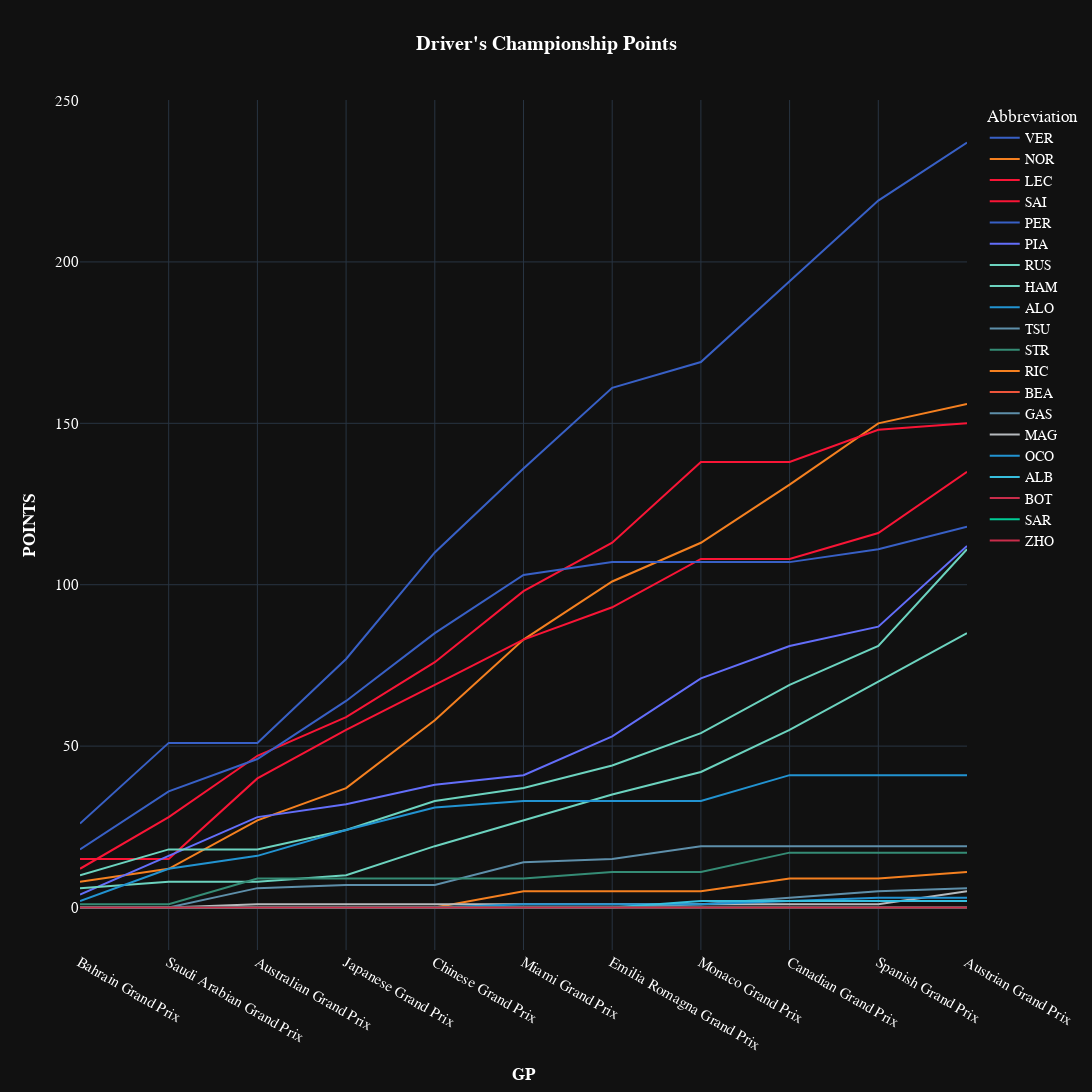

Write notebook code for a chart like this one.
### Code cell
fig=px.line(
    points_table,
    y="cumsum",
    x='GP',
    # text='cumsum',
    # text='LapTimeDelta2',
    color='Abbreviation',
    title="<b>Driver's Championship Points</b>",
    height=1200, width=1600    ,
    template="plotly_dark",

           color_discrete_map={
                 "ALB": "#64C4FF",
                 "ALO": "#229971",
                 "BOT": "#52e252",
                 "GAS": "#0093cc",
                 "HAM": "#27F4D2",
                 "HUL": "#B6BABD",
                 "LEC": "#E80020",
                 "MAG": "#B6BABD",
                 "NOR": "#FF8000",
                 "OCO": "#0093cc",
                 "PER": "#3671C6",
                 "PIA": "#FF8000",
                 "RIC": "#6692FF",
                 "RUS": "#27F4D2",
                 "SAI": "#E80020",
                 "SAR": "#37BEDD",
                 "STR": "#229971",
                 "TSU": "#6692FF",
                 "VER": "#3671C6",
                 "ZHO": "#52e252"
          }
)

fig.update_layout(
    title_x=0.5,
    hoverlabel=dict(
        bgcolor="white",
        font_size=16,
        font_family="PT Sans Narrow"
    ),
    xaxis_title="<b>GP</b>",
    yaxis_title="<b>POINTS</b>",
    yaxis = dict(tickfont = dict(size=15)),
    xaxis = dict(tickfont = dict(size=15)),
    font=dict(
        family="PT Sans Narrow",
        size=14,
        color="White"
    ),
    title_font_family="PT Sans Narrow"
#  "Arial", "Balto", "Courier New", "Droid Sans", "Droid Serif", "Droid Sans Mono", "Gravitas One", "Old Standard TT", "Open Sans", "Overpass", "PT Sans Narrow", "Raleway", "Times New Roman"
)

fig.show()

### Figure 1 — Plotly figure (JSON) as saved in the notebook; plotly's stock layout.template omitted (floating-point values rounded to 4 significant figures)
{"data": [{"hovertemplate": "Abbreviation=VER<br>GP=%{x}<br>cumsum=%{y}<extra></extra>", "legendgroup": "VER", "line": {"color": "#3860C6", "dash": "solid"}, "marker": {"symbol": "circle"}, "mode": "lines", "name": "VER", "orientation": "v", "showlegend": true, "type": "scatter", "x": ["Bahrain Grand Prix", "Saudi Arabian Grand Prix", "Australian Grand Prix", "Japanese Grand Prix", "Chinese Grand Prix", "Miami Grand Prix", "Emilia Romagna Grand Prix", "Monaco Grand Prix", "Canadian Grand Prix", "Spanish Grand Prix", "Austrian Grand Prix"], "xaxis": "x", "y": [26, 51, 51, 77, 110, 136, 161, 169, 194, 219, 237], "yaxis": "y"}, {"hovertemplate": "Abbreviation=NOR<br>GP=%{x}<br>cumsum=%{y}<extra></extra>", "legendgroup": "NOR", "line": {"color": "#F58020", "dash": "solid"}, "marker": {"symbol": "circle"}, "mode": "lines", "name": "NOR", "orientation": "v", "showlegend": true, "type": "scatter", "x": ["Bahrain Grand Prix", "Saudi Arabian Grand Prix", "Australian Grand Prix", "Japanese Grand Prix", "Chinese Grand Prix", "Miami Grand Prix", "Emilia Romagna Grand Prix", "Monaco Grand Prix", "Canadian Grand Prix", "Spanish Grand Prix", "Austrian Grand Prix"], "xaxis": "x", "y": [8, 12, 27, 37, 58, 83, 101, 113, 131, 150, 156], "yaxis": "y"}, {"hovertemplate": "Abbreviation=LEC<br>GP=%{x}<br>cumsum=%{y}<extra></extra>", "legendgroup": "LEC", "line": {"color": "#F91536", "dash": "solid"}, "marker": {"symbol": "circle"}, "mode": "lines", "name": "LEC", "orientation": "v", "showlegend": true, "type": "scatter", "x": ["Bahrain Grand Prix", "Saudi Arabian Grand Prix", "Australian Grand Prix", "Japanese Grand Prix", "Chinese Grand Prix", "Miami Grand Prix", "Emilia Romagna Grand Prix", "Monaco Grand Prix", "Canadian Grand Prix", "Spanish Grand Prix", "Austrian Grand Prix"], "xaxis": "x", "y": [12, 28, 47, 59, 76, 98, 113, 138, 138, 148, 150], "yaxis": "y"}, {"hovertemplate": "Abbreviation=SAI<br>GP=%{x}<br>cumsum=%{y}<extra></extra>", "legendgroup": "SAI", "line": {"color": "#F91536", "dash": "solid"}, "marker": {"symbol": "circle"}, "mode": "lines", "name": "SAI", "orientation": "v", "showlegend": true, "type": "scatter", "x": ["Bahrain Grand Prix", "Saudi Arabian Grand Prix", "Australian Grand Prix", "Japanese Grand Prix", "Chinese Grand Prix", "Miami Grand Prix", "Emilia Romagna Grand Prix", "Monaco Grand Prix", "Canadian Grand Prix", "Spanish Grand Prix", "Austrian Grand Prix"], "xaxis": "x", "y": [15, 15, 40, 55, 69, 83, 93, 108, 108, 116, 135], "yaxis": "y"}, {"hovertemplate": "Abbreviation=PER<br>GP=%{x}<br>cumsum=%{y}<extra></extra>", "legendgroup": "PER", "line": {"color": "#3860C6", "dash": "solid"}, "marker": {"symbol": "circle"}, "mode": "lines", "name": "PER", "orientation": "v", "showlegend": true, "type": "scatter", "x": ["Bahrain Grand Prix", "Saudi Arabian Grand Prix", "Australian Grand Prix", "Japanese Grand Prix", "Chinese Grand Prix", "Miami Grand Prix", "Emilia Romagna Grand Prix", "Monaco Grand Prix", "Canadian Grand Prix", "Spanish Grand Prix", "Austrian Grand Prix"], "xaxis": "x", "y": [18, 36, 46, 64, 85, 103, 107, 107, 107, 111, 118], "yaxis": "y"}, {"hovertemplate": "Abbreviation=PIA<br>GP=%{x}<br>cumsum=%{y}<extra></extra>", "legendgroup": "PIA", "line": {"color": "#636efa", "dash": "solid"}, "marker": {"symbol": "circle"}, "mode": "lines", "name": "PIA", "orientation": "v", "showlegend": true, "type": "scatter", "x": ["Bahrain Grand Prix", "Saudi Arabian Grand Prix", "Australian Grand Prix", "Japanese Grand Prix", "Chinese Grand Prix", "Miami Grand Prix", "Emilia Romagna Grand Prix", "Monaco Grand Prix", "Canadian Grand Prix", "Spanish Grand Prix", "Austrian Grand Prix"], "xaxis": "x", "y": [4, 16, 28, 32, 38, 41, 53, 71, 81, 87, 112], "yaxis": "y"}, {"hovertemplate": "Abbreviation=RUS<br>GP=%{x}<br>cumsum=%{y}<extra></extra>", "legendgroup": "RUS", "line": {"color": "#6CD3BF", "dash": "solid"}, "marker": {"symbol": "circle"}, "mode": "lines", "name": "RUS", "orientation": "v", "showlegend": true, "type": "scatter", "x": ["Bahrain Grand Prix", "Saudi Arabian Grand Prix", "Australian Grand Prix", "Japanese Grand Prix", "Chinese Grand Prix", "Miami Grand Prix", "Emilia Romagna Grand Prix", "Monaco Grand Prix", "Canadian Grand Prix", "Spanish Grand Prix", "Austrian Grand Prix"], "xaxis": "x", "y": [10, 18, 18, 24, 33, 37, 44, 54, 69, 81, 111], "yaxis": "y"}, {"hovertemplate": "Abbreviation=HAM<br>GP=%{x}<br>cumsum=%{y}<extra></extra>", "legendgroup": "HAM", "line": {"color": "#6CD3BF", "dash": "solid"}, "marker": {"symbol": "circle"}, "mode": "lines", "name": "HAM", "orientation": "v", "showlegend": true, "type": "scatter", "x": ["Bahrain Grand Prix", "Saudi Arabian Grand Prix", "Australian Grand Prix", "Japanese Grand Prix", "Chinese Grand Prix", "Miami Grand Prix", "Emilia Romagna Grand Prix", "Monaco Grand Prix", "Canadian Grand Prix", "Spanish Grand Prix", "Austrian Grand Prix"], "xaxis": "x", "y": [6, 8, 8, 10, 19, 27, 35, 42, 55, 70, 85], "yaxis": "y"}, {"hovertemplate": "Abbreviation=ALO<br>GP=%{x}<br>cumsum=%{y}<extra></extra>", "legendgroup": "ALO", "line": {"color": "#2293D1", "dash": "solid"}, "marker": {"symbol": "circle"}, "mode": "lines", "name": "ALO", "orientation": "v", "showlegend": true, "type": "scatter", "x": ["Bahrain Grand Prix", "Saudi Arabian Grand Prix", "Australian Grand Prix", "Japanese Grand Prix", "Chinese Grand Prix", "Miami Grand Prix", "Emilia Romagna Grand Prix", "Monaco Grand Prix", "Canadian Grand Prix", "Spanish Grand Prix", "Austrian Grand Prix"], "xaxis": "x", "y": [2, 12, 16, 24, 31, 33, 33, 33, 41, 41, 41], "yaxis": "y"}, {"hovertemplate": "Abbreviation=TSU<br>GP=%{x}<br>cumsum=%{y}<extra></extra>", "legendgroup": "TSU", "line": {"color": "#5E8FAA", "dash": "solid"}, "marker": {"symbol": "circle"}, "mode": "lines", "name": "TSU", "orientation": "v", "showlegend": true, "type": "scatter", "x": ["Bahrain Grand Prix", "Saudi Arabian Grand Prix", "Australian Grand Prix", "Japanese Grand Prix", "Chinese Grand Prix", "Miami Grand Prix", "Emilia Romagna Grand Prix", "Monaco Grand Prix", "Canadian Grand Prix", "Spanish Grand Prix", "Austrian Grand Prix"], "xaxis": "x", "y": [0, 0, 6, 7, 7, 14, 15, 19, 19, 19, 19], "yaxis": "y"}, {"hovertemplate": "Abbreviation=STR<br>GP=%{x}<br>cumsum=%{y}<extra></extra>", "legendgroup": "STR", "line": {"color": "#358C75", "dash": "solid"}, "marker": {"symbol": "circle"}, "mode": "lines", "name": "STR", "orientation": "v", "showlegend": true, "type": "scatter", "x": ["Bahrain Grand Prix", "Saudi Arabian Grand Prix", "Australian Grand Prix", "Japanese Grand Prix", "Chinese Grand Prix", "Miami Grand Prix", "Emilia Romagna Grand Prix", "Monaco Grand Prix", "Canadian Grand Prix", "Spanish Grand Prix", "Austrian Grand Prix"], "xaxis": "x", "y": [1, 1, 9, 9, 9, 9, 11, 11, 17, 17, 17], "yaxis": "y"}, {"hovertemplate": "Abbreviation=RIC<br>GP=%{x}<br>cumsum=%{y}<extra></extra>", "legendgroup": "RIC", "line": {"color": "#F58020", "dash": "solid"}, "marker": {"symbol": "circle"}, "mode": "lines", "name": "RIC", "orientation": "v", "showlegend": true, "type": "scatter", "x": ["Bahrain Grand Prix", "Saudi Arabian Grand Prix", "Australian Grand Prix", "Japanese Grand Prix", "Chinese Grand Prix", "Miami Grand Prix", "Emilia Romagna Grand Prix", "Monaco Grand Prix", "Canadian Grand Prix", "Spanish Grand Prix", "Austrian Grand Prix"], "xaxis": "x", "y": [0, 0, 0, 0, 0, 5, 5, 5, 9, 9, 11], "yaxis": "y"}, {"hovertemplate": "Abbreviation=BEA<br>GP=%{x}<br>cumsum=%{y}<extra></extra>", "legendgroup": "BEA", "line": {"color": "#EF553B", "dash": "solid"}, "marker": {"symbol": "circle"}, "mode": "lines", "name": "BEA", "orientation": "v", "showlegend": true, "type": "scatter", "x": ["Saudi Arabian Grand Prix"], "xaxis": "x", "y": [6], "yaxis": "y"}, {"hovertemplate": "Abbreviation=GAS<br>GP=%{x}<br>cumsum=%{y}<extra></extra>", "legendgroup": "GAS", "line": {"color": "#5E8FAA", "dash": "solid"}, "marker": {"symbol": "circle"}, "mode": "lines", "name": "GAS", "orientation": "v", "showlegend": true, "type": "scatter", "x": ["Bahrain Grand Prix", "Saudi Arabian Grand Prix", "Australian Grand Prix", "Japanese Grand Prix", "Chinese Grand Prix", "Miami Grand Prix", "Emilia Romagna Grand Prix", "Monaco Grand Prix", "Canadian Grand Prix", "Spanish Grand Prix", "Austrian Grand Prix"], "xaxis": "x", "y": [0, 0, 0, 0, 0, 0, 0, 1, 3, 5, 6], "yaxis": "y"}, {"hovertemplate": "Abbreviation=MAG<br>GP=%{x}<br>cumsum=%{y}<extra></extra>", "legendgroup": "MAG", "line": {"color": "#B6BABD", "dash": "solid"}, "marker": {"symbol": "circle"}, "mode": "lines", "name": "MAG", "orientation": "v", "showlegend": true, "type": "scatter", "x": ["Bahrain Grand Prix", "Saudi Arabian Grand Prix", "Australian Grand Prix", "Japanese Grand Prix", "Chinese Grand Prix", "Miami Grand Prix", "Emilia Romagna Grand Prix", "Monaco Grand Prix", "Canadian Grand Prix", "Spanish Grand Prix", "Austrian Grand Prix"], "xaxis": "x", "y": [0, 0, 1, 1, 1, 1, 1, 1, 1, 1, 5], "yaxis": "y"}, {"hovertemplate": "Abbreviation=OCO<br>GP=%{x}<br>cumsum=%{y}<extra></extra>", "legendgroup": "OCO", "line": {"color": "#2293D1", "dash": "solid"}, "marker": {"symbol": "circle"}, "mode": "lines", "name": "OCO", "orientation": "v", "showlegend": true, "type": "scatter", "x": ["Bahrain Grand Prix", "Saudi Arabian Grand Prix", "Australian Grand Prix", "Japanese Grand Prix", "Chinese Grand Prix", "Miami Grand Prix", "Emilia Romagna Grand Prix", "Monaco Grand Prix", "Canadian Grand Prix", "Spanish Grand Prix", "Austrian Grand Prix"], "xaxis": "x", "y": [0, 0, 0, 0, 0, 1, 1, 1, 2, 3, 3], "yaxis": "y"}, {"hovertemplate": "Abbreviation=ALB<br>GP=%{x}<br>cumsum=%{y}<extra></extra>", "legendgroup": "ALB", "line": {"color": "#37BEDD", "dash": "solid"}, "marker": {"symbol": "circle"}, "mode": "lines", "name": "ALB", "orientation": "v", "showlegend": true, "type": "scatter", "x": ["Bahrain Grand Prix", "Saudi Arabian Grand Prix", "Australian Grand Prix", "Japanese Grand Prix", "Chinese Grand Prix", "Miami Grand Prix", "Emilia Romagna Grand Prix", "Monaco Grand Prix", "Canadian Grand Prix", "Spanish Grand Prix", "Austrian Grand Prix"], "xaxis": "x", "y": [0, 0, 0, 0, 0, 0, 0, 2, 2, 2, 2], "yaxis": "y"}, {"hovertemplate": "Abbreviation=BOT<br>GP=%{x}<br>cumsum=%{y}<extra></extra>", "legendgroup": "BOT", "line": {"color": "#C92D4B", "dash": "solid"}, "marker": {"symbol": "circle"}, "mode": "lines", "name": "BOT", "orientation": "v", "showlegend": true, "type": "scatter", "x": ["Bahrain Grand Prix", "Saudi Arabian Grand Prix", "Australian Grand Prix", "Japanese Grand Prix", "Chinese Grand Prix", "Miami Grand Prix", "Emilia Romagna Grand Prix", "Monaco Grand Prix", "Canadian Grand Prix", "Spanish Grand Prix", "Austrian Grand Prix"], "xaxis": "x", "y": [0, 0, 0, 0, 0, 0, 0, 0, 0, 0, 0], "yaxis": "y"}, {"hovertemplate": "Abbreviation=SAR<br>GP=%{x}<br>cumsum=%{y}<extra></extra>", "legendgroup": "SAR", "line": {"color": "#00cc96", "dash": "solid"}, "marker": {"symbol": "circle"}, "mode": "lines", "name": "SAR", "orientation": "v", "showlegend": true, "type": "scatter", "x": ["Bahrain Grand Prix", "Saudi Arabian Grand Prix", "Japanese Grand Prix", "Chinese Grand Prix", "Miami Grand Prix", "Emilia Romagna Grand Prix", "Monaco Grand Prix", "Canadian Grand Prix", "Spanish Grand Prix", "Austrian Grand Prix"], "xaxis": "x", "y": [0, 0, 0, 0, 0, 0, 0, 0, 0, 0], "yaxis": "y"}, {"hovertemplate": "Abbreviation=ZHO<br>GP=%{x}<br>cumsum=%{y}<extra></extra>", "legendgroup": "ZHO", "line": {"color": "#C92D4B", "dash": "solid"}, "marker": {"symbol": "circle"}, "mode": "lines", "name": "ZHO", "orientation": "v", "showlegend": true, "type": "scatter", "x": ["Bahrain Grand Prix", "Saudi Arabian Grand Prix", "Australian Grand Prix", "Japanese Grand Prix", "Chinese Grand Prix", "Miami Grand Prix", "Emilia Romagna Grand Prix", "Monaco Grand Prix", "Canadian Grand Prix", "Spanish Grand Prix", "Austrian Grand Prix"], "xaxis": "x", "y": [0, 0, 0, 0, 0, 0, 0, 0, 0, 0, 0], "yaxis": "y"}], "layout": {"font": {"color": "White", "family": "PT Sans Narrow", "size": 14}, "height": 1200, "legend": {"title": {"text": "Abbreviation"}, "tracegroupgap": 0}, "title": {"font": {"family": "PT Sans Narrow"}, "text": "<b>Driver's Championship Points</b>", "x": 0.5}, "width": 1600, "xaxis": {"anchor": "y", "domain": [0, 1], "tickfont": {"size": 15}, "title": {"text": "<b>GP</b>"}}, "yaxis": {"anchor": "x", "domain": [0, 1], "tickfont": {"size": 15}, "title": {"text": "<b>POINTS</b>"}}}}
